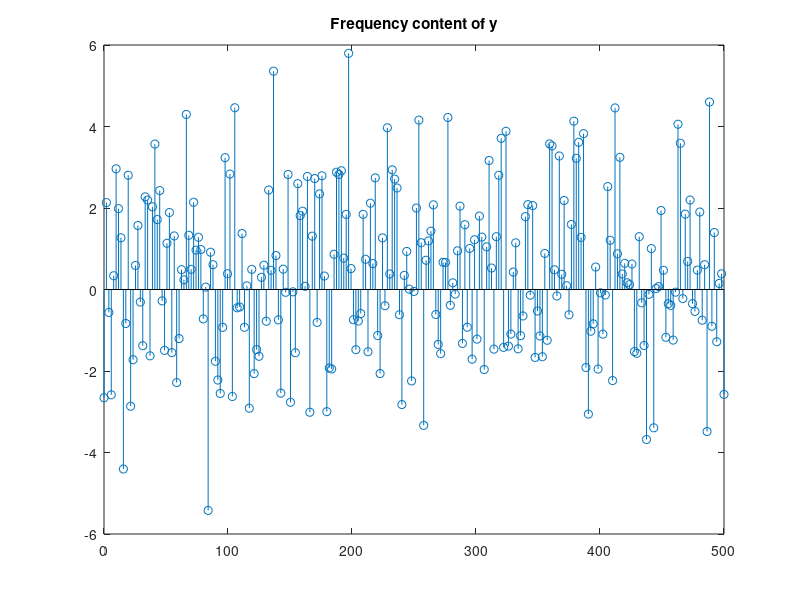

Source code (MATLAB):
clc;
clear;

t = 0:1/100:10;
x = sin(2*pi*1000*t) + 0.5*sin(2*pi*2000*t + 3*pi/4);
y = x + 2*randn(size(t));

Y = fft(y,512);
Powerspectrum = Y.* conj(Y) / 512;
f = 1000*(0:256)/512;
stem(f,y(1:257))
title('Frequency content of y')